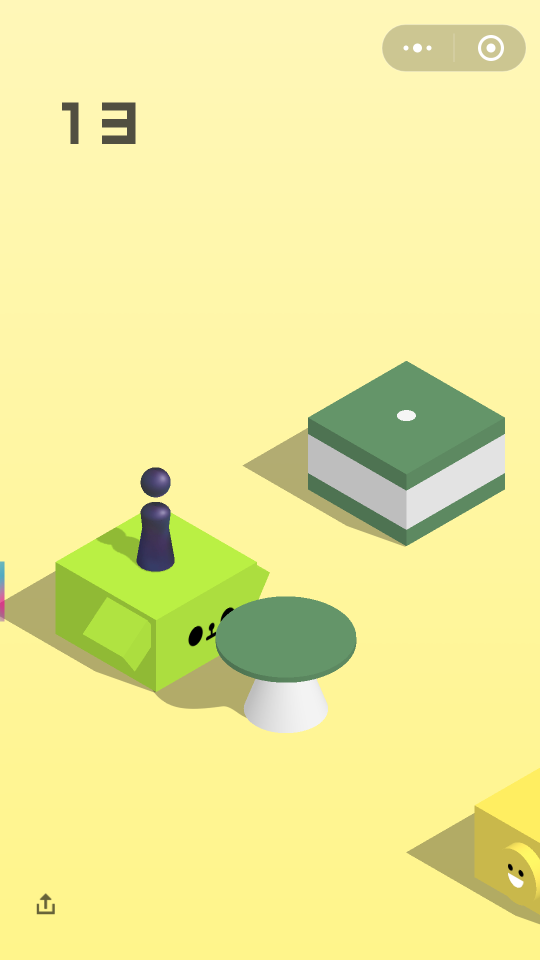
#> input picture P1440X2560/test/img/wx_jump_screen1080.png, 1080 x 1920 px (shown at 1/2 size)
$ python cv_learn_1080.py
#> lines starting #> are read from the running program, lines starting #| are printed output that depends on the picture
import cv2
import os

img_bg = cv2.imread("./img/wx_jump_screen1080.png", 1)
#> img_bg is the input picture: shape (1920, 1080, 3); mean B, G, R 152.4, 234.1, 237.3
# 1440 2560
# game_over.png
# cv2.imwrite('./img/contours1080.jpg', img_bg[1505:1662, 284:796])

# target.jpg
# cv2.imwrite('./img/contours1080.jpg', img_bg[911:1121, 314:392])

# 圆点
cv2.imwrite('./img/contours1080.jpg', img_bg[819:843, 793:833])
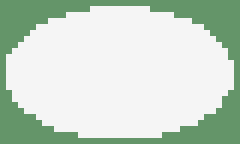
#> saved as contours1080.jpg: shape (24, 40, 3) (shown 6 times larger); mean B, G, R 202, 215.5, 200.4

# [9 lines of commented-out code are left out]
